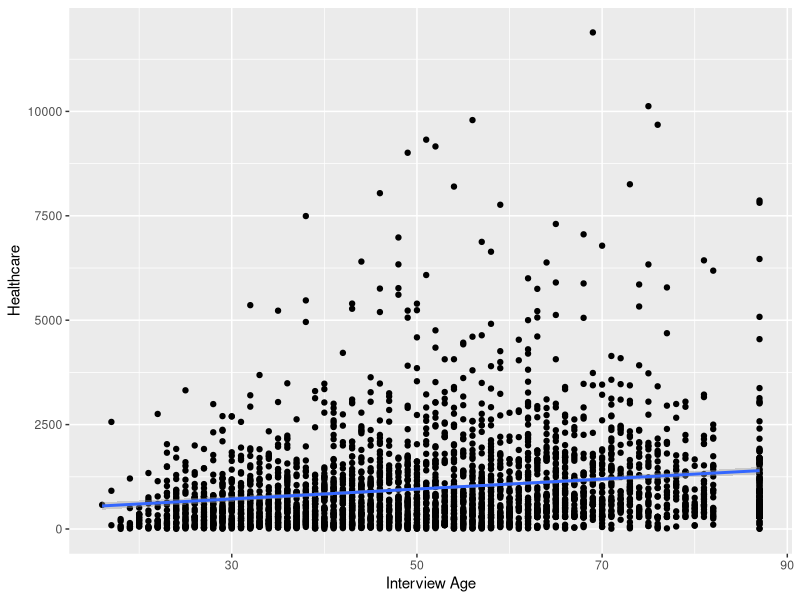
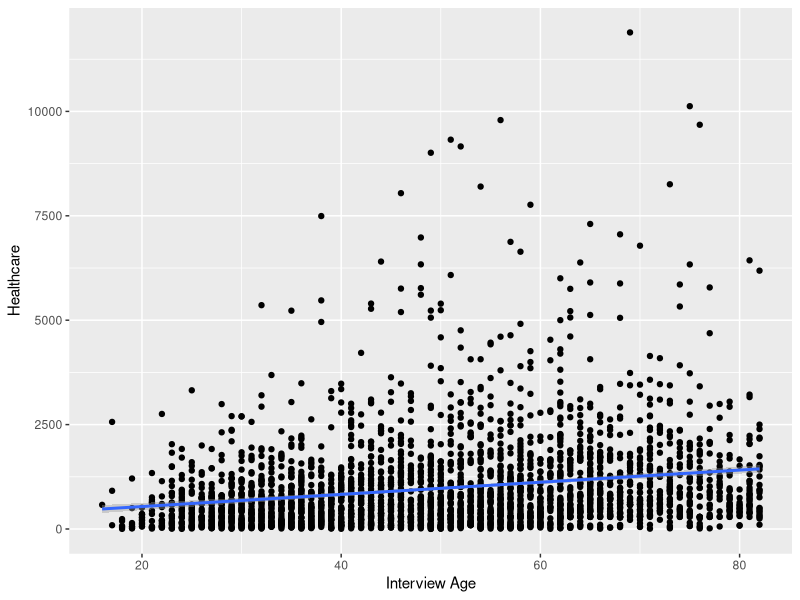
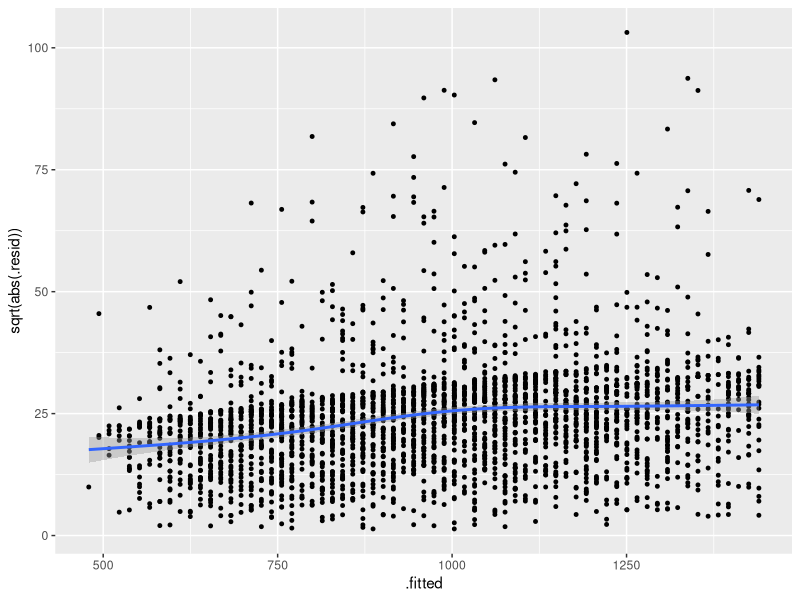
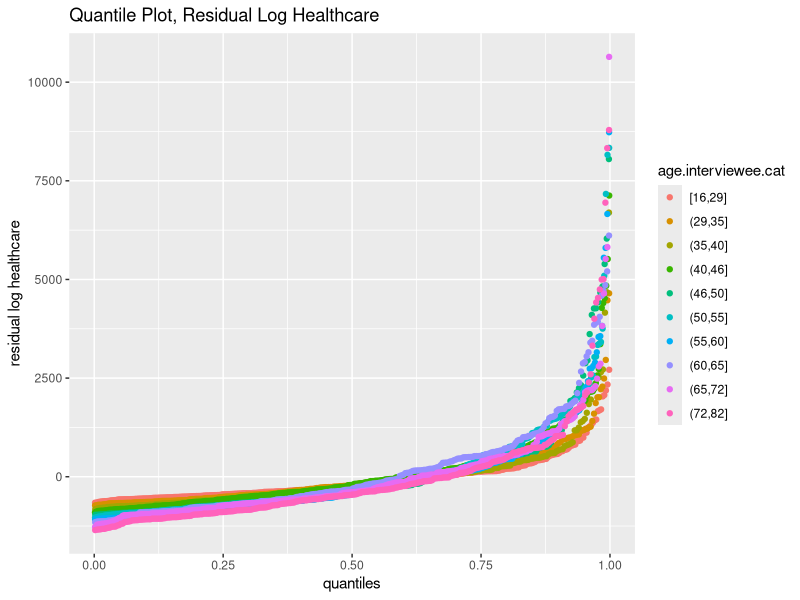
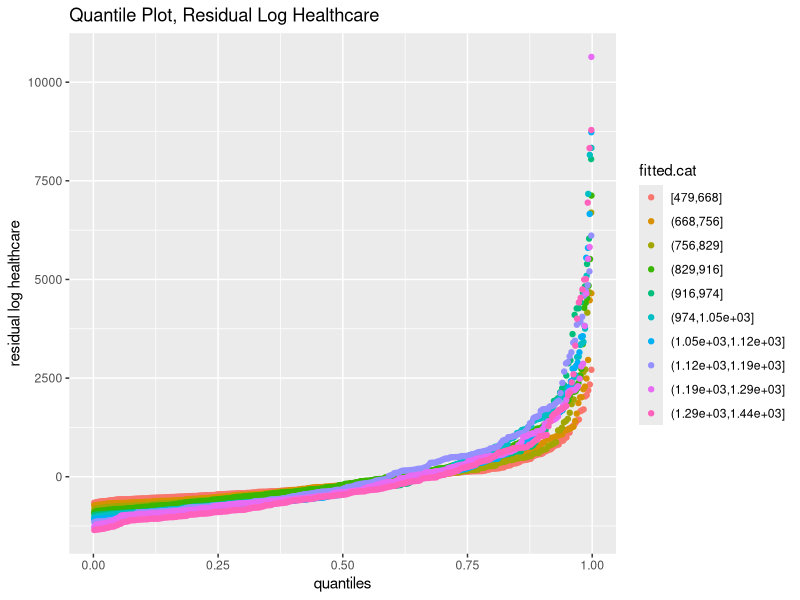
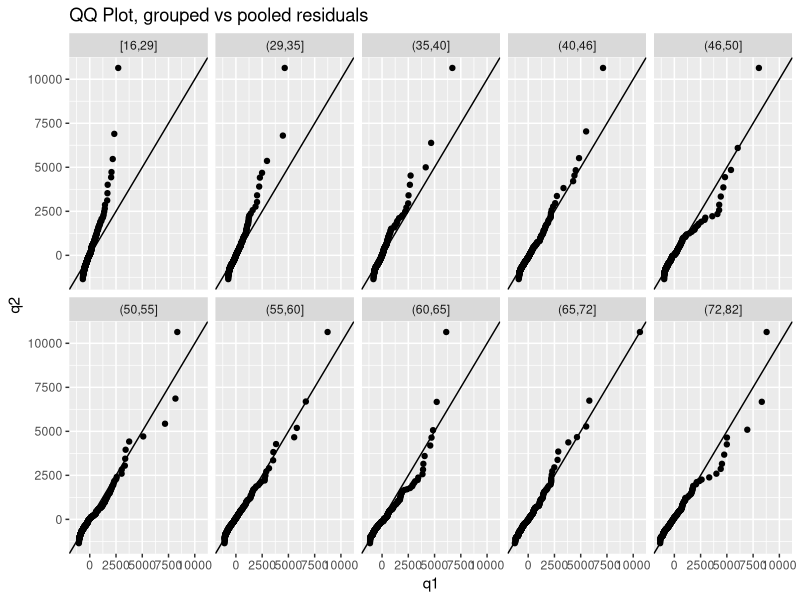
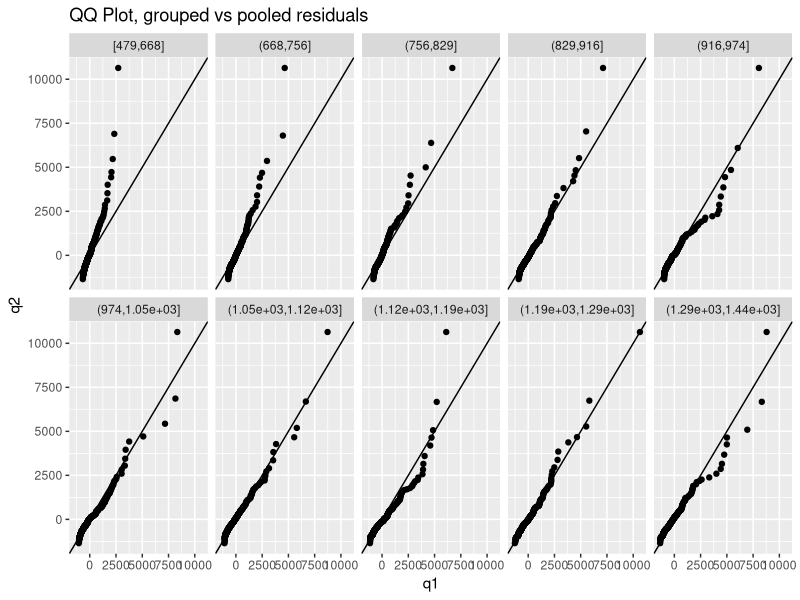

Write R code to recreate these figures, in order.
#CS510 Computing for Scientists Midterm Project
#Krupa Nagori

#Preliminaries
#We'll use the data file `midterm-dataset.csv`
# The file should be in the same directory as this markdown file (which should also be your working directory). 
#It is a data frame of expenditures by household from the consumer expenditure survey

#The package script is based on stackoverflow recommendations to install missing packages.
list.of.packages <- c("ggplot2", "plyr", "reshape2", "splines", "boot", "MASS", "broom")
new.packages <- list.of.packages[!(list.of.packages %in% installed.packages()[,"Package"])]
if(length(new.packages)) install.packages(new.packages)

#libraries
library(ggplot2)
library(plyr)
library(reshape2)
library(splines)
library(boot)
library(MASS)
library(broom)


#The command `set.seed(x)`, where `x` is any number, fixes the random number generator to give the same output every time.
set.seed(1)

#Functions
# Below are the functions used to conduct the analysis

glm.cv.loop = function(data, formula.text, DF.vector, K=10) {
# make sure boot library is loaded
require(boot) 
cv.scores = rep(0, times = length(DF.vector))
for (DF in DF.vector) {
# get the fitted model for current value of DF
spline.model = glm(as.formula(formula.text), data=data)
# run K-fold cross validation 
cv <- cv.glm(data=data, glmfit=spline.model, K=K)
# extract the cross-validation score
cv.scores[DF] = cv$delta[1]
}
# make the plot
data.out <- data.frame(df = DF.vector, cv.scores = cv.scores)
cv.plot <- ggplot(data = data.out, mapping=aes(x=df, y=cv.scores)) + geom_point() + labs(x='df', title='Cross Validation Scores')
# return a list containing the scores and the plot
return( list(scores = cv.scores, plot = cv.plot))
}  


Find.QQ <- function(.data, column.name, y) {
# how many quantiles are we plotting?
n.pts <- min( length(.data[, column.name]), length(y))
# which quantiles are we plotting?
probs = seq(from = 0, to = 1, length.out = n.pts)
# compute these quantiles for each group
q1 <- quantile(.data[, column.name], probs= probs)
q2 <- quantile(y, probs=probs )
# return them as a data frame
return( data.frame(q1 = q1, q2 = q2))
}

Pool.Residuals <- function (data.augment, x, qvec = c(.05, .15, .5, .85, .95)) {
require(plyr)
require(reshape2)
# find the quantiles of the residuals
resid.quantile <- quantile(x = data.augment$.resid, probs = qvec)
# add the quantiles of the residuals to the predicted trend
data.augment = mutate(data.augment, 
q1 = .fitted + resid.quantile[1],
q2 = .fitted + resid.quantile[2],                                      
q3 = .fitted + resid.quantile[3],                                      
q4 = .fitted + resid.quantile[4],              
q5 = .fitted + resid.quantile[5])
# combine all of the quantiles into one column for easier plotting:
data.melt <- melt(data.augment, id.vars= x, measure.vars = c('q1', 'q2', 'q3', 'q4', 'q5'))
return( data.melt )
}


# The first step will be to load the data file. 
# The focus of the analysis will be to look at healthcare costs when compared to age of the interviewee 

# Load the data file
demographic_dataset <- read.csv(file = 'dataset/midterm-dataset.csv', header = TRUE)

#Healthcare
#First create a simple lm with healthcare as a function of age.interviewee
agetohealthcost <- lm(formula = healthcare ~ age.interviewee, data = demographic_dataset)
agetohealthcost
#from here plot the data to have a starting point
agetohealthcost.plot <- ggplot(data=demographic_dataset, mapping=aes(x=age.interviewee, y=healthcare)) + geom_point()
agetohealthcost.plot + geom_smooth(method='lm') + 
labs(x = 'Interview Age', y='Healthcare')
# The resulting graph shows that the people of a younger age have lower cost of healthcare and as ages increase the healthcare costs appear to increase as well. 

#Here apply the qualifications
demographic_subset.1 <- demographic_dataset[which(demographic_dataset$healthcare > 1),]
demographic_subset <- demographic_subset.1[-which(demographic_subset.1$age.interviewee > 86),]
#Create a new plot based on the new data that will show the difference from before
agetohealthcost.subset.plot <- ggplot(data=demographic_subset, mapping=aes(x=age.interviewee, y=healthcare)) + geom_point()
agetohealthcost.subset.plot + geom_smooth(method='lm')+ 
labs(x = 'Interview Age', y='Healthcare')
#Removing the extremeties maintained a similar trend in terms of cost to age increase similarly.


#Cross Validation
#This step uses a log to fit a natural spline to your data for cross validation. 
#Mutate to add the log to the dataframe
crossvalidation.subset <- mutate(demographic_subset, log.healthcare = log(healthcare))
#Use the function given to us above
out <- glm.cv.loop(crossvalidation.subset, formula.text = "log.healthcare ~ ns(age.interviewee, df=DF)", DF.vector = 1:30)

crossvalidationmodel <- lm(formula = healthcare ~ age.interviewee, data = crossvalidation.subset)
#create a new subset for the s-l plot
ggplotcv.subset = augment(crossvalidationmodel, data=crossvalidation.subset)
#generate the s-l plot
ggplot(data = ggplotcv.subset, mapping=aes(x = .fitted, y = sqrt(abs(.resid)))) + geom_point(size = 1) + geom_smooth()

#Plot the residuals against the predicted values to see if they look identically distributed. 
#Divide `age.interviewee` and `.fitted` into groups
#use quantile plots or QQ plots to see if the residuals in each group look identically distributed.

#generate a subset from the previous data use cut to group data
residuals.subset <- mutate(ggplotcv.subset, pred = predict(crossvalidationmodel), resid = resid(crossvalidationmodel), age.interviewee.cat = cut_number(age.interviewee, n = 10))
residualsqq.subset <- mutate(residuals.subset, pred = predict(crossvalidationmodel), resid = resid(crossvalidationmodel), fitted.cat = cut_number(.fitted, n = 10))

#plot each of groups to compare
ggplot(data = residualsqq.subset, mapping=aes(sample = resid, color = age.interviewee.cat)) + stat_qq(distribution=qunif) + labs(x = 'quantiles', y = 'residual log healthcare', title = 'Quantile Plot, Residual Log Healthcare')

ggplot(data = residualsqq.subset, mapping=aes(sample = resid, color = fitted.cat)) + stat_qq(distribution=qunif) + labs(x = 'quantiles', y = 'residual log healthcare', title = 'Quantile Plot, Residual Log Healthcare')
#Create qq plots to compare more clearly
#The qq plots will look clustered inside of the plot viewing window in RStudio. For better viewing I suggest using the zoom button to pop it out.
QQ.df <- ddply(residualsqq.subset, 'age.interviewee.cat', Find.QQ, column.name ="resid", y = residualsqq.subset$resid)
QQ2.df <- ddply(residualsqq.subset, 'fitted.cat', Find.QQ, column.name = "resid", y = residualsqq.subset$resid)

ggplot(data = QQ.df, mapping=aes(x = q1, y = q2)) + geom_point() + geom_abline() + facet_wrap('age.interviewee.cat', nrow = 2) + labs(title='QQ Plot, grouped vs pooled residuals')

ggplot(data = QQ2.df, mapping=aes(x = q1, y = q2)) + geom_point() + geom_abline() + facet_wrap('fitted.cat', nrow = 2) + labs(title='QQ Plot, grouped vs pooled residuals')

#The QQ plot help signficantly in trying to see if the residuals in each group look identically distributed.
#Based on the plot generated the residuals in each group look identically distributed.
